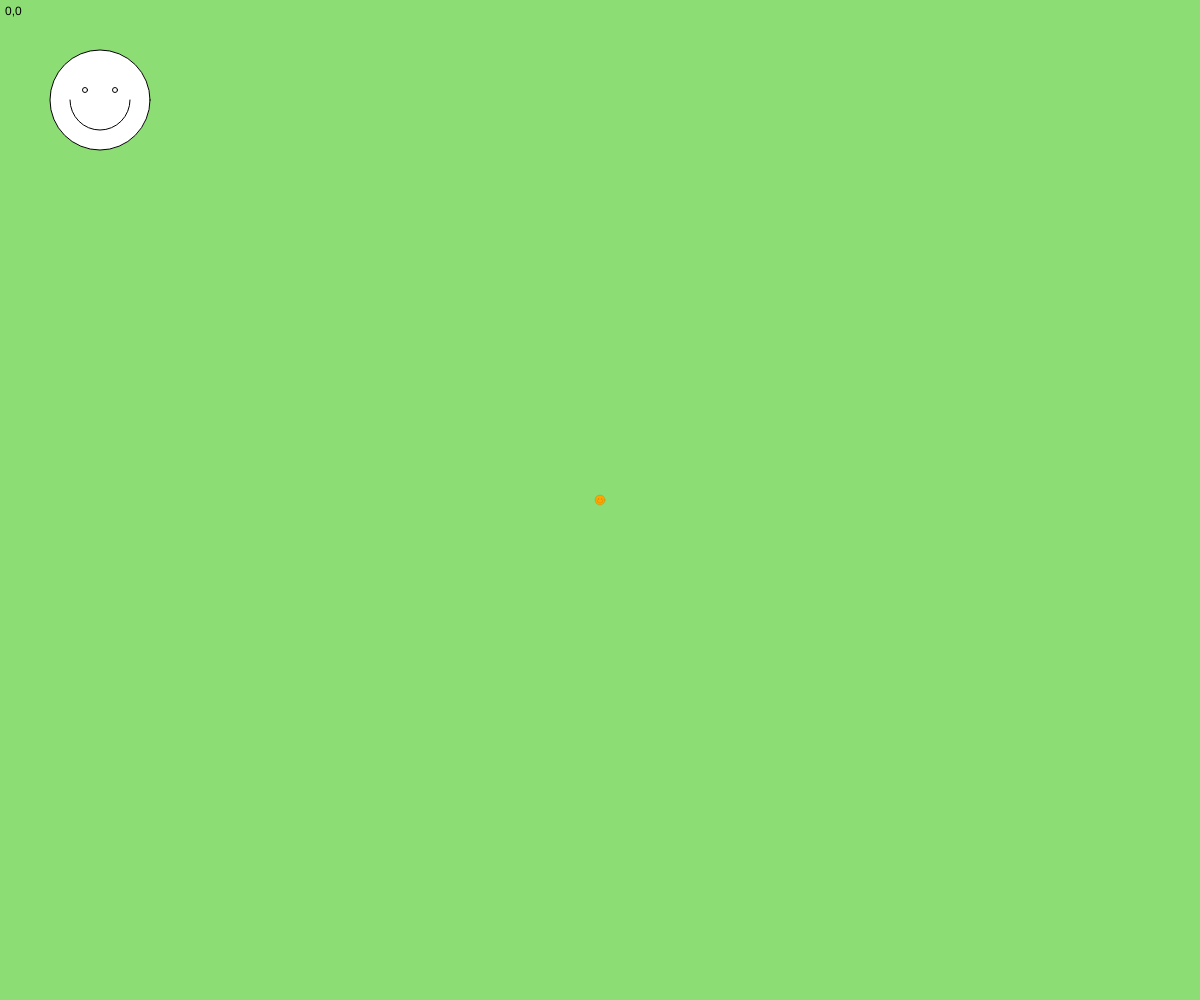
Frame 1 (no input)
Frame 60 (no input): identical to frame 1, image omitted
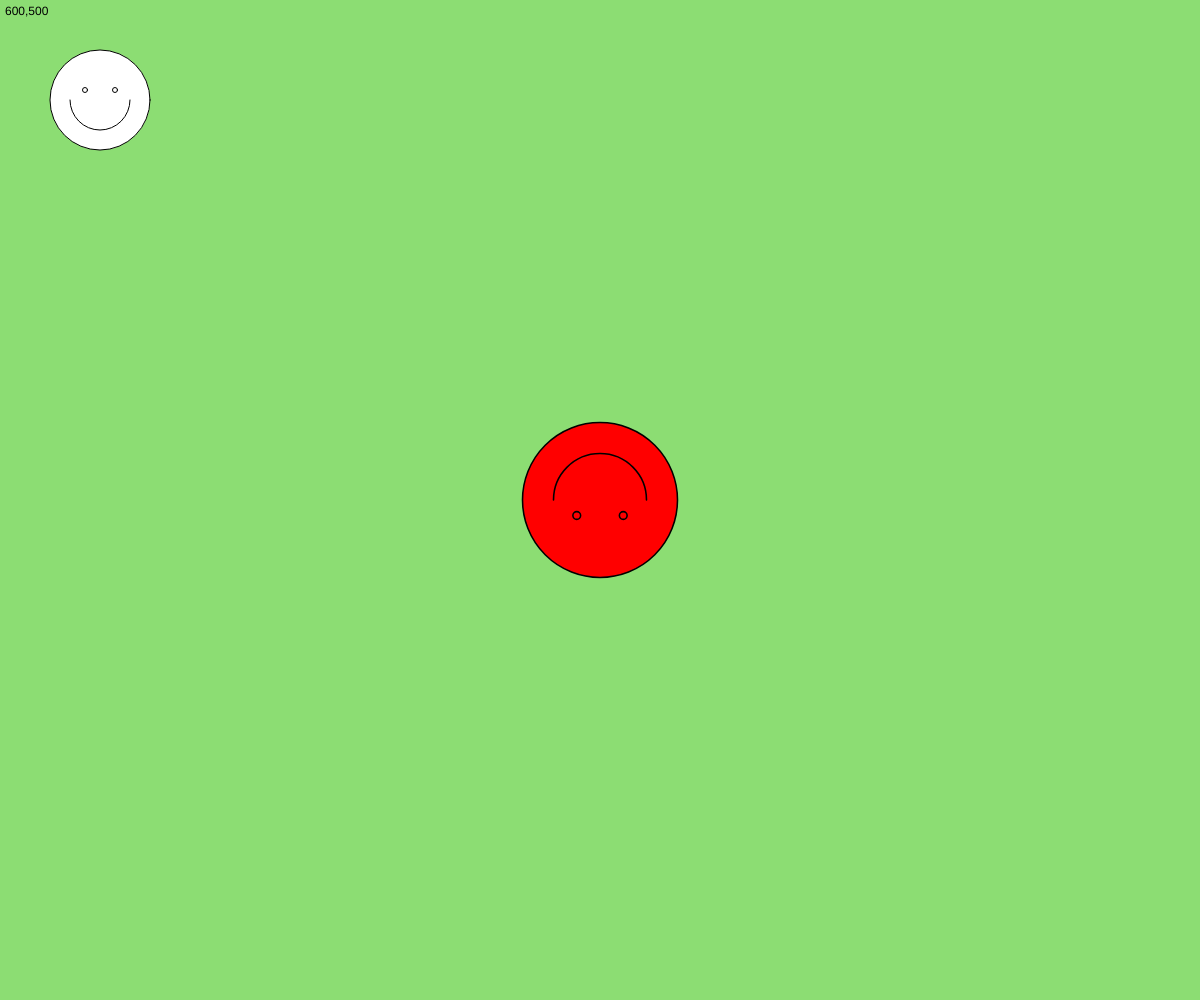
Frame 120 (the mouse pressed at the canvas centre since frame 60)

The p5.js sketch that drew these frames (run headless with seeded random() and noise() and a simulated clock; from frame 60 on, the mouse is pressed at the canvas centre):

// p5.js sketch
// ── sketch.js


function setup() {
  createCanvas(windowWidth, windowHeight);
  
}

function draw() {
  // ANY transformations are reset 
  // at the beginning of draw
  background("#8cdd73ff");
  circle(100,100,100);
  circle(85,90,5);
  circle(115,90,5);
  arc(100,100,60,60,0,PI);  

  // translate is a TRANSFORMATION function
  // it moves the coordinate matrix according to
  // a new set of coordinates, which become
  // the "new" 0,0

  // push and pop ISOLATE a transformation
  // anything enclosed within push and pop only applies
  // within that enclosure
  push(); // push indicates the beginning of an isolated block
  
  if(mouseX>width/2 && mouseY>height/2){ // if the test inside the () is met...
    fill("pink");
  } else if(mouseX<width/2 && mouseY<height/2){
    fill("orange");
  } else { // otherwise...
    fill("yellow");
  }

  // mouseIsPressed is a system variable that switches
  // from false to true when the mouse is down

  if(mouseIsPressed == true){
    fill("red");
  }

  translate(width/2,height/2); 
  let angle;
  // map is a function that scales numbers proportionately
  // parameters:
  // 1: input variable to scale
  // 2: low end of input range
  // 3: HIGH END of input range
  // 4: low end of the output range
  // 5: high end of the output range
  angle = map(mouseX,0,width,0,360);

  rotate(radians(angle));

  let scaleFactor; // making a variable to hold scale amount
  scaleFactor = map(mouseY,0,height,0.1,3);

  // scale makes the coordinate system larger or smaller
  // it takes a "factor" as a parameter
  // if you supply two parameters, it scales differently
  // on x and y axes
  scale(scaleFactor);

  circle(0,0,100);
  circle(-15,-10,5);
  circle(15,-10,5);
  arc(0,0,60,60,0,PI);  
  pop(); // pop indicates the end of an isolated block
  // text function: text, x, y of top left corner
  text(mouseX + "," + mouseY,5,15);
}
